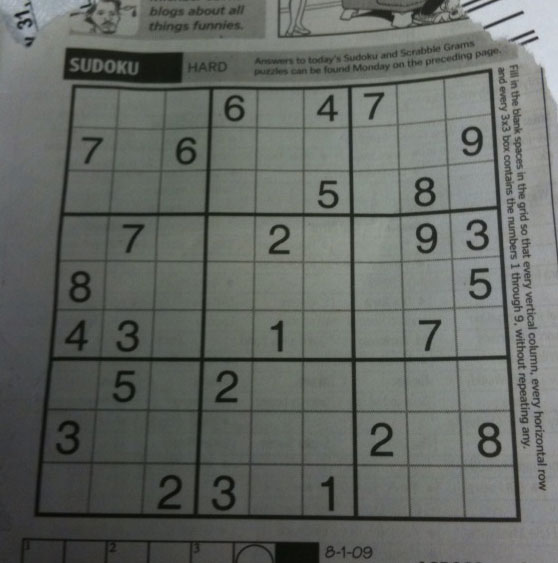
#> input picture pdi/OpenCV-images/sudoku.png, 558 x 563 px, found by its file name
$ jupyter execute componentes-conectados.ipynb
#> lines starting #> are read from the running program, lines starting #| are printed output that depends on the picture; after the words box and inside, x2 and y2 are one past the last pixel; in counts of white or black regions, pixels touching at a corner belong together; long printed decimals are rounded
# COMPONENTES CONECTADOS

[cell 1]
import numpy as np
import cv2 as cv
import matplotlib.pyplot as plt

[cell 2]
img = cv.imread('images/sudoku.png', 0)
#> img: shape (563, 558); min 7, max 218, mean 101.8
plt.imshow(img, cmap='gray')

[cell 3]
# COMPONENTES CONECTADOS
# en una imagen, un componenete es donde una region de pixeles conectados (adyacentes), tienen el mismo valor (img, binarias)
# los componentes conectados se pueden encontrar con
# cv2.connectedComponents(), cv2.connectedComponentsWithStats(), cv2.connectedComponentsWithAlgorithm(), cv2.connectedComponentsWithStatsWithAlgorithm()
# usaremos: cv2.connectedComponentsWithStats()

## Umbralizacion global

[cell 4]
UMBRAL = 50
img_bin = cv.threshold(img, UMBRAL, 255, cv.THRESH_BINARY)
plt.imshow(img_bin[1], cmap='gray', vmin=0)
plt.title(f'{img_bin[0]}')

[cell 5]
# umbralizacion otsu
UMBRAL = 0
img_bin_adap_mean = cv.threshold(img, UMBRAL, 255, cv.THRESH_BINARY | cv.THRESH_OTSU)
plt.imshow(np.hstack([img_bin[1],img_bin_adap_mean[1]]), cmap='gray', vmin=0)
plt.title(f"{img_bin[0]} vs {img_bin_adap_mean[0]}")
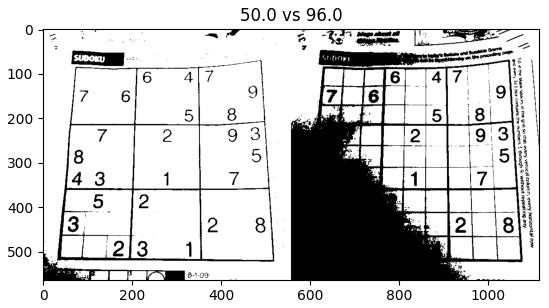
#> figure drawn by matplotlib, 1 panel

## Umbralizacion adaptiva

[cell 6]
# cv.ADAPTIVE_THRESH_MEAN_C(imagen, valor_maximo, metodo, umbral, tamaño_bloque, constante (se suma despues de la operacion))
# cv.ADAPTIVE_THRESH_GAUSSIAN_C

img_bin_adap_mean = cv.adaptiveThreshold(img, 255, cv.ADAPTIVE_THRESH_MEAN_C, cv.THRESH_BINARY, 9, 7)
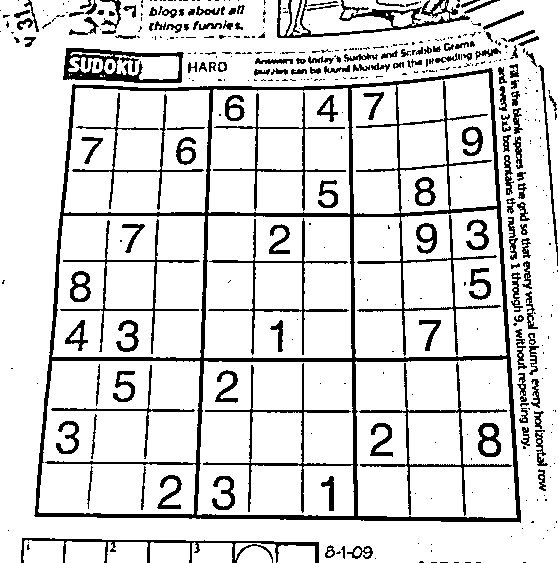
#> img_bin_adap_mean: shape (563, 558); 85.1% white; 437 black regions (281 under 20 px), largest, box (x1, y1, x2, y2) and area: (34, 68, 521, 523) 17782, (63, 48, 184, 83) 1729, (277, 0, 470, 38) 1725
img_bin_adap_gaus = cv.adaptiveThreshold(img, 255, cv.ADAPTIVE_THRESH_GAUSSIAN_C, cv.THRESH_BINARY, 9, 7)
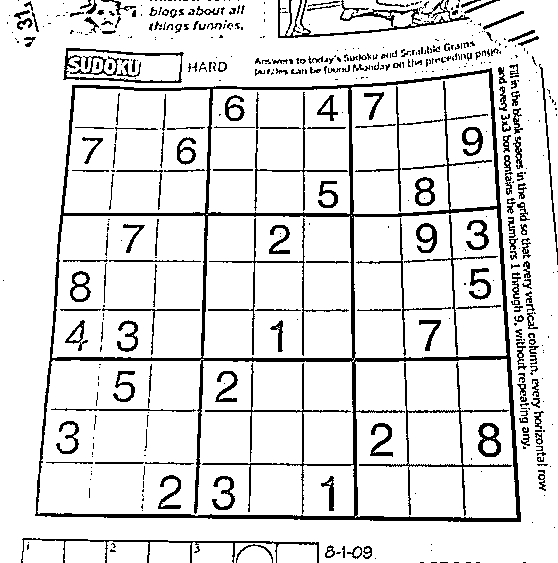
#> img_bin_adap_gaus: shape (563, 558); 88% white; 515 black regions (316 under 20 px), largest, box (x1, y1, x2, y2) and area: (35, 68, 521, 522) 13753, (278, 0, 470, 38) 1325, (359, 362, 512, 516) 1116

plt.imshow(np.hstack([img_bin_adap_mean, img_bin_adap_gaus]), cmap='gray', vmin=0)
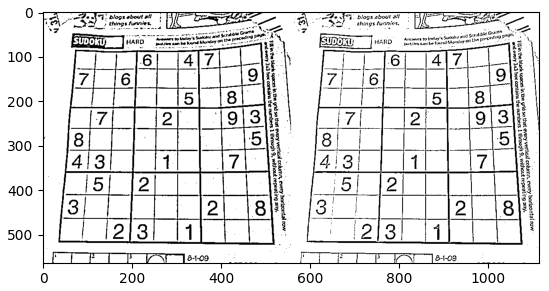
#> figure drawn by matplotlib, 1 panel

## Componentes conectados

[cell 7]
img_blob = cv.imread('images/detect_blob.png', 0)
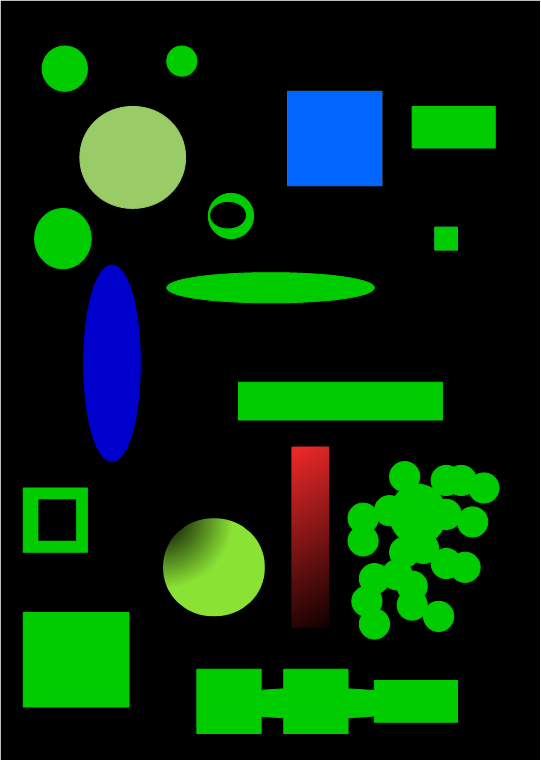
#> input picture pdi/OpenCV-images/detect_blob.png, 541 x 760 px, found by its file name
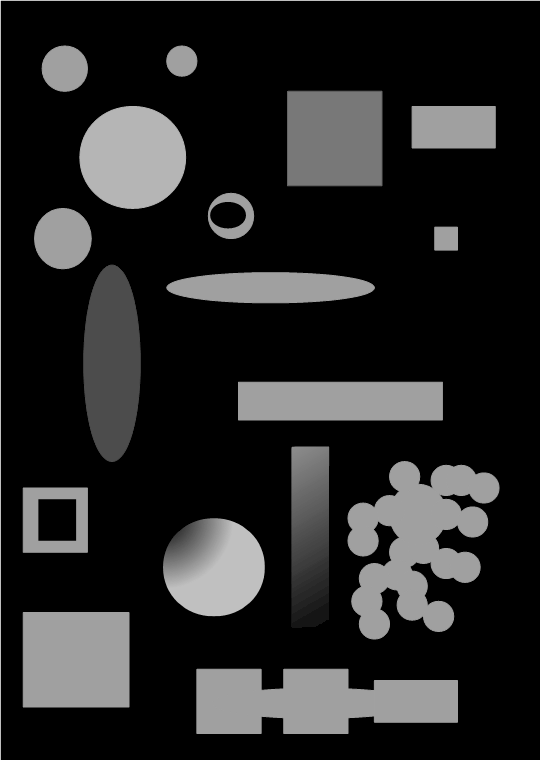
#> img_blob: shape (760, 541); min 0, max 255, mean 38.9
img_blob_bin = cv.threshold(img_blob, 0, 255, cv.THRESH_BINARY | cv.THRESH_OTSU)[1]
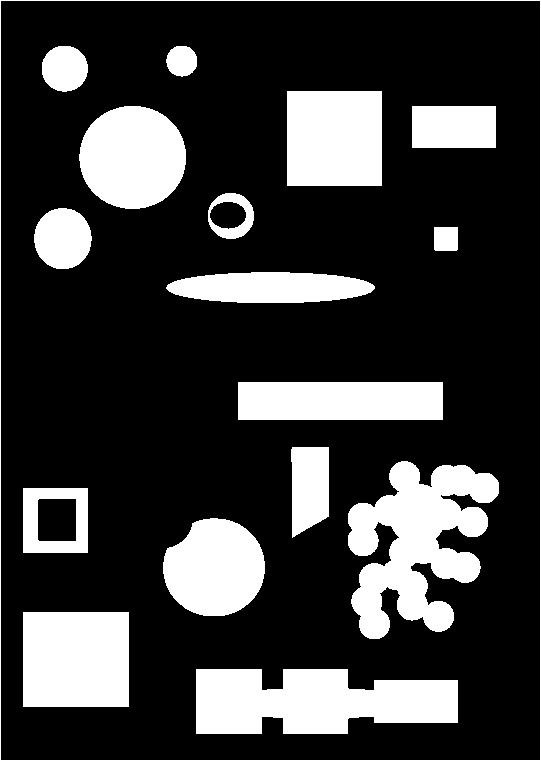
#> img_blob_bin: shape (760, 541); 23.1% white; 17 white regions, largest, box (x1, y1, x2, y2) and area: (348, 461, 499, 639) 15021, (196, 669, 458, 734) 13452, (23, 612, 129, 707) 10070
plt.imshow(np.hstack([img_blob,img_blob_bin]), cmap='gray', vmin=0)
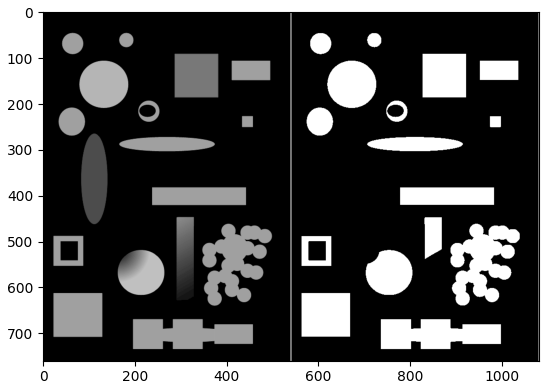
#> figure drawn by matplotlib, 1 panel

[cell 8]
# realizar análisis de componentes conectados a imagen binarizada
(numLabels, labels, stats, centroids) = cv.connectedComponentsWithStats(img_blob_bin)
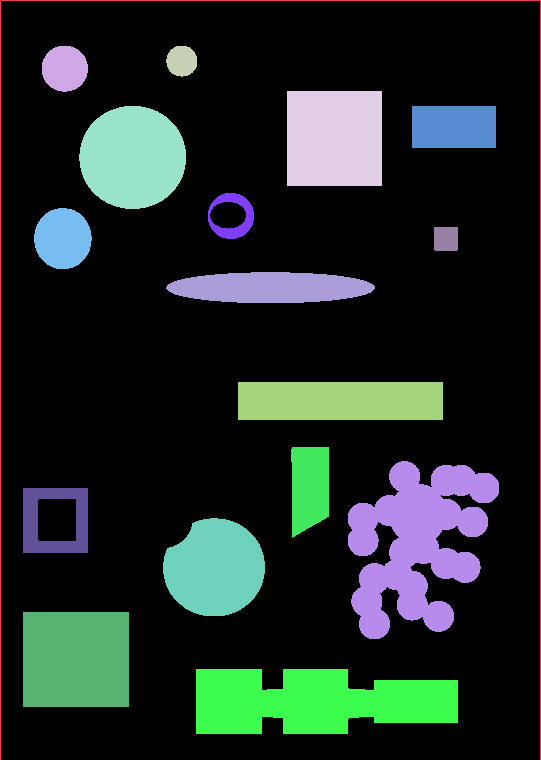
#> labels: shape (760, 541) int32; 18 distinct labels, from 0 to 17; one colour per label, 0 black
#> numLabels = 18; stats = 18 rows, first 6: [1, 1, 539, 759, 316349], [0, 0, 541, 760, 2059], [42, 46, 46, 46, 1683], [166, 46, 31, 31, 758], [287, 91, 95, 95, 9025], [79, 106, 107, 103, 8695]; centroids = 18 rows, first 8: [271.2, 364.3], [270, 280.2], [64.29, 68.19], [181.3, 60.62], [334, 138], [132.2, 156.9], [453.5, 126.5], [232.7, 216.1]
# to rgb
output = cv.cvtColor(img_blob_bin.copy(), cv.COLOR_GRAY2RGB)

prom_area = np.mean(stats[1:, cv.CC_STAT_AREA])
#> prom_area = 5577.1
print(prom_area)
#| 5577.118

# 0 es etiqueta del fondo
# recorrer el número de etiquetas únicas de componentes conectados
for i in range(1, numLabels):
    # extraer las estadísticas del componente conectado y el centroide para la etiqueta actual
    x = stats[i, cv.CC_STAT_LEFT]
    y = stats[i, cv.CC_STAT_TOP]
    w = stats[i, cv.CC_STAT_WIDTH]
    h = stats[i, cv.CC_STAT_HEIGHT]
    area = stats[i, cv.CC_STAT_AREA]
    (cX, cY) = centroids[i]

    print(f"ancho = {w}, alto = {h}, area = {area}, centro = ({cX}, {cY})")

    # clonar nuestra imagen original (para dibujar sobre ella) y luego dibujar el cuadro delimitador
    # rodeando el componente conectado junto con sus centroides como círculos
    # dibujar un cuadro delimitador rectangular para el componente conectado
    if area > prom_area:
        # solo punto y rectangulo a los mas grandes
         # dibujarlo en la imagen de salida        cv.rectangle(output, (x, y), (x + w, y + h), (0, 255, 0), 3) # imagen a modificar, punto inicial, punto final, color bgr, grosor
        cv.circle(output, (int(cX), int(cY)), 4, (0, 0, 255), -1) # imagen a modificar, centro, radio, color bgr, grosor (-1 rellena)
#> this loop made 17 passes
#> (x, y, w, h, area, cX, cY) on passes 1 to 12: (0, 0, 541, 760, 2059, 270, 280.2), (42, 46, 46, 46, 1683, 64.29, 68.19), (166, 46, 31, 31, 758, 181.3, 60.62), (287, 91, 95, 95, 9025, 334, 138), (79, 106, 107, 103, 8695, 132.2, 156.9), (412, 106, 84, 42, 3528, 453.5, 126.5), (208, 193, 46, 46, 938, 232.7, 216.1), (34, 208, 58, 61, 2778, 62.39, 238.1), (434, 227, 24, 24, 574, 445.5, 238.5), (166, 272, 209, 31, 5145, 270.1, 287.2), (238, 382, 205, 38, 7790, 340, 400.5), (291, 447, 38, 91, 2982, 309.1, 486.7)
#| ancho = 541, alto = 760, area = 2059, centro = (270.0, 280.155)
#| ancho = 46, alto = 46, area = 1683, centro = (64.294, 68.188)
#| ancho = 31, alto = 31, area = 758, centro = (181.301, 60.621)
#| ancho = 95, alto = 95, area = 9025, centro = (334.0, 138.0)
#| ancho = 107, alto = 103, area = 8695, centro = (132.231, 156.935)
#| ancho = 84, alto = 42, area = 3528, centro = (453.5, 126.5)
#| ancho = 46, alto = 46, area = 938, centro = (232.722, 216.125)
#| ancho = 58, alto = 61, area = 2778, centro = (62.386, 238.121)
#> (further printed lines are left out)
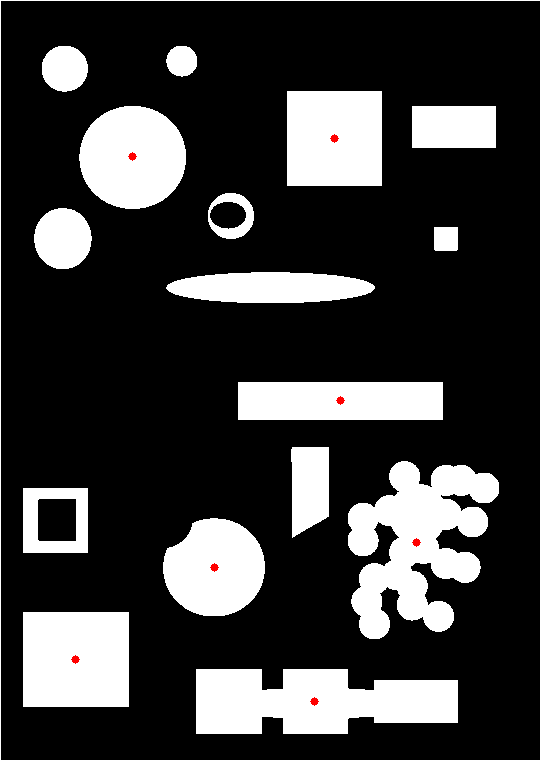
#> output: shape (760, 541, 3); mean B, G, R 58.6, 58.6, 58.8

plt.imshow(output, cmap='gray', vmin=0)
